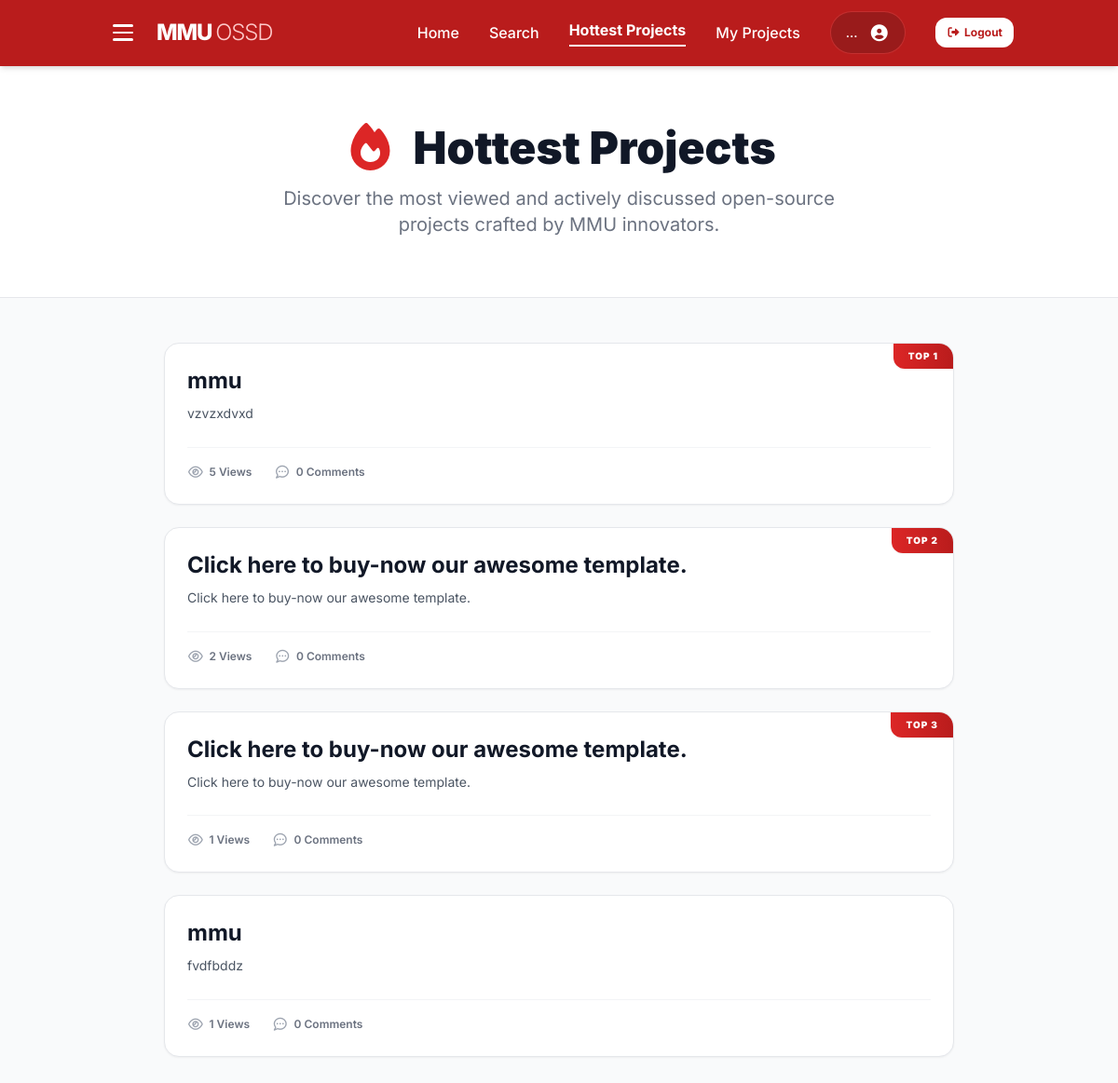
Before: /hottest with the older database file.
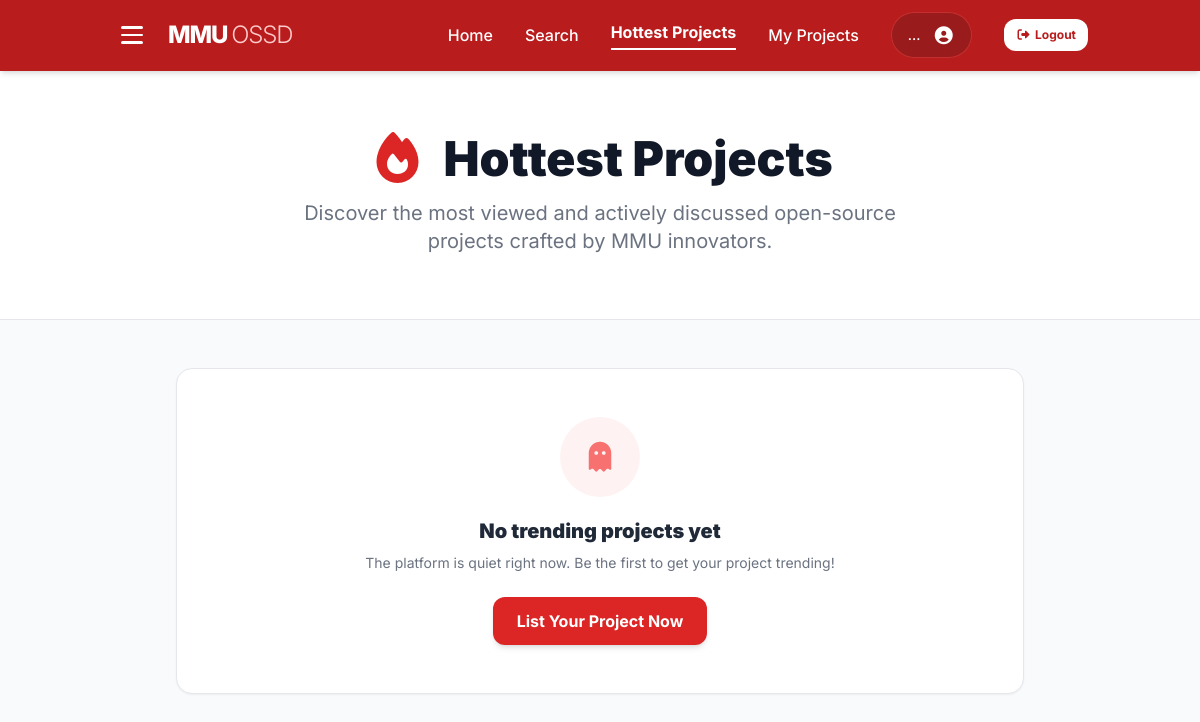
After: the same page with the newer database file.
### website/models.py (models this page shows)
class Project(db.Model):
    __tablename__ = 'projects'
    id = db.Column(db.Integer, primary_key=True, autoincrement=True)
    user_id = db.Column(db.Integer, db.ForeignKey('users.id', ondelete='CASCADE'), nullable=False)
    project_name = db.Column(db.String(255), nullable=False)
    description = db.Column(db.Text, default='')
    status = db.Column(db.String(50), nullable=False, default='Active')
    repo_url = db.Column(db.String(255), default='')
    languages = db.Column(db.String(255), default='')
    roles_needed = db.Column(db.String(255), default='')
    contributors = db.Column(db.String(50), default='1')
    created_at = db.Column(db.DateTime, nullable=False, default=datetime.utcnow)
    views = db.Column(db.Integer, default=0)
    images = db.relationship('ProjectImage', backref='project', lazy=True, cascade='all, delete-orphan')
    suggestions = db.relationship('Suggestion', backref='project', lazy=True, cascade='all, delete-orphan')
    members = db.relationship('ProjectMember', backref='project', lazy='subquery', cascade='all, delete-orphan')
    stars = db.relationship('ProjectStar', backref='project', lazy=True, cascade='all, delete-orphan')

### website/views.py (the view)
@views.route('/hottest')
def hottest_projects():
    trending_projects = Project.query.filter(
        Project.status != 'Archived'
    ).order_by(
        Project.views.desc().nulls_last(),
        Project.created_at.desc()
    ).limit(10).all()
    projects_data = []
    for p in trending_projects:
        comment_count = ProjectComment.query.filter_by(project_id=p.id).count()
        primary_lang = p.languages.split(',')[0].strip() if p.languages else 'N/A'
        projects_data.append({
            'id': p.id,
            'title': p.project_name,
            'description': p.description,
            'language': primary_lang,
            'views': p.views or 0,
            'comments': comment_count
        })
    return render_template("trending.html", projects=projects_data)

### website/templates/Trending.html (shortened to what this page needs)
<!DOCTYPE html>
<html lang="en">
<head>
    <script src="https://cdn.tailwindcss.com"></script>
    <link href="https://cdnjs.cloudflare.com/ajax/libs/font-awesome/7.0.1/css/all.min.css" rel="stylesheet">
</head>
<body class="bg-gray-50 text-gray-900">
<nav class="bg-red-700 text-white shadow-md sticky top-0 z-50">
    <div class="container mx-auto px-6 py-3 flex items-center justify-between">
        <div class="flex items-center gap-4">
            <button id="menu-btn" class="hamburger" aria-label="Toggle menu" aria-expanded="false">
                <span class="bar"></span>
                <span class="bar"></span>
                <span class="bar"></span>
            </button>
            <h1 class="text-2xl font-extrabold tracking-tighter">
                MMU <span class="font-light text-red-200">OSSD</span>
            </h1>
        </div>
        <div class="hidden md:flex space-x-8 items-center font-medium">
            <a href="{{ url_for('views.home') }}" class="hover:text-red-200 transition">Home</a>
            <a href="{{ url_for('views.search') }}" class="hover:text-red-200 transition">Search</a>
            <a href="{{ url_for('views.hottest_projects') }}" class="text-white font-bold border-b-2 border-white pb-1">Hottest Projects</a>
            <a href="{{ url_for('views.my_projects') }}" class="hover:text-red-200 transition">My Projects</a>
            <a href="{{ url_for('views.profile') }}" class="bg-red-800 px-4 py-2 rounded-full flex items-center space-x-3 border border-red-500/50 cursor-pointer hover:bg-red-900 transition">
                <span id="nav-email" class="text-sm">…</span>
                <i class="fas fa-user-circle text-lg"></i>
            </a>
            <button id="logout-btn" class="bg-white text-red-700 hover:bg-red-50 text-xs font-bold px-3 py-2 rounded-xl transition">
                <i class="fas fa-sign-out-alt mr-1"></i>Logout
            </button>
        </div>
    </div>
</nav>
<header class="bg-white border-b py-16">
    <div class="container mx-auto px-6 text-center">
        <h2 class="text-4xl md:text-5xl font-black text-gray-900 leading-tight flex items-center justify-center gap-4">
            <i class="fas fa-fire text-red-600"></i> Hottest Projects
        </h2>
        <p class="text-gray-500 mt-4 text-xl max-w-2xl mx-auto">
            Discover the most viewed and actively discussed open-source projects crafted by MMU innovators.
        </p>
    </div>
</header>
<main class="container mx-auto px-6 py-12 max-w-4xl">
    <div class="space-y-6">
        {% if projects %}
            {% for project in projects %}
            <div class="bg-white border border-gray-200 rounded-2xl p-6 hover:border-red-300 hover:shadow-md transition shadow-sm group relative overflow-hidden">
                {% if loop.index <= 3 %}
                <div class="absolute top-0 right-0 bg-gradient-to-r from-red-600 to-red-700 text-white text-[10px] font-black uppercase tracking-widest px-4 py-1.5 rounded-bl-xl shadow-sm">
                    Top {{ loop.index }}
                </div>
                {% endif %}
                <a href="{{ url_for('views.project_page', project_id=project.id) }}" class="block pr-16">
                    <h3 class="text-xl md:text-2xl font-bold text-gray-900 group-hover:text-red-600 transition truncate">
                        {{ project.title }}
                    </h3>
                    <p class="text-gray-600 mt-2 text-sm leading-relaxed line-clamp-2">
                        {{ project.description if project.description else "No description provided." }}
                    </p>
                </a>
                <div class="flex items-center gap-6 mt-6 pt-4 border-t border-gray-100 flex-wrap">
                    <span class="flex items-center gap-1.5 text-xs font-semibold text-gray-500">
                        <i class="far fa-eye text-gray-400 text-sm"></i> {{ project.views }} Views
                    </span>
                    <span class="flex items-center gap-1.5 text-xs font-semibold text-gray-500">
                        <i class="far fa-comment-dots text-gray-400 text-sm"></i> {{ project.comments }} Comments
                    </span>
                </div>
            </div>
            {% endfor %}
        {% else %}
            <div class="bg-white p-12 rounded-2xl border border-gray-200 shadow-sm text-center">
                <div class="w-20 h-20 bg-red-50 text-red-400 rounded-full flex items-center justify-center mx-auto mb-5 text-3xl">
                    <i class="fas fa-ghost"></i>
                </div>
                <h3 class="text-xl font-black text-gray-800">No trending projects yet</h3>
                <p class="text-gray-500 text-sm mt-2">The platform is quiet right now. Be the first to get your project trending!</p>
                <a href="{{ url_for('views.list_project') }}" class="mt-6 inline-block bg-red-600 text-white font-bold px-6 py-3 rounded-xl hover:bg-red-700 shadow-md transition">
                    List Your Project Now
                </a>
            </div>
        {% endif %}
    </div>
</main>
</body>
</html>

### website/templates/Trending.html (style rules this page uses)
body { font-family: 'Inter', sans-serif; }
.hamburger { display: flex; flex-direction: column; justify-content: center; align-items: center; width: 40px; height: 40px; cursor: pointer; border: none; background: transparent; border-radius: 8px; padding: 6px; gap: 5px; transition: background 0.2s ease; position: relative; }
.hamburger .bar { display: block; width: 22px; height: 2.5px; border-radius: 99px; background: #fff; transition: transform 0.35s cubic-bezier(0.23, 1, 0.32, 1), opacity 0.25s ease, width 0.3s ease; transform-origin: center; }

Changed rows visible on the page:
removed Project: title "mmu", description "vzvzxdvxd", views "5", comments "0"
removed Project: title "Click here to buy-now our awesome template.", description "Click here to buy-now our awesome template.", views "2", comments "0"
removed Project: title "Click here to buy-now our awesome template.", description "Click here to buy-now our awesome template.", views "1", comments "0"
removed Project: title "mmu", description "fvdfbddz", views "1", comments "0"
Other visible differences:
text now shown: "No trending projects yet The platform is quiet right now. Be the first to get your project trending! List Your Project Now"
